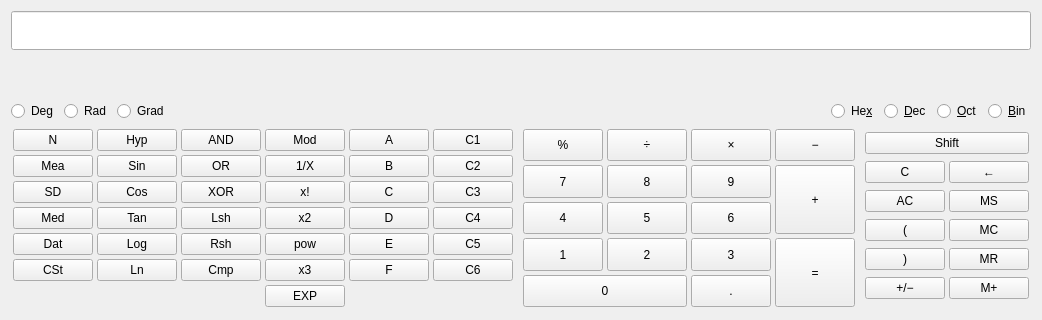
<?xml version="1.0" encoding="UTF-8"?>
<ui version="4.0">
 <class>KCalculator</class>
 <widget class="QWidget" name="KCalculator">
  <property name="geometry">
   <rect>
    <x>0</x>
    <y>0</y>
    <width>701</width>
    <height>320</height>
   </rect>
  </property>
  <property name="sizePolicy">
   <sizepolicy hsizetype="Expanding" vsizetype="Preferred">
    <horstretch>0</horstretch>
    <verstretch>0</verstretch>
   </sizepolicy>
  </property>
  <property name="windowTitle">
   <string>KCalc</string>
  </property>
  <layout class="QHBoxLayout">
   <property name="sizeConstraint">
    <enum>QLayout::SetMinimumSize</enum>
   </property>
   <item>
    <layout class="QVBoxLayout">
     <item>
      <widget class="KCalcDisplay2" name="calc_display">
       <property name="sizePolicy">
        <sizepolicy hsizetype="MinimumExpanding" vsizetype="MinimumExpanding">
         <horstretch>0</horstretch>
         <verstretch>0</verstretch>
        </sizepolicy>
       </property>
       <property name="focusPolicy">
        <enum>Qt::StrongFocus</enum>
       </property>
       <!-- TODO -->
       <!-- <property name="frameShape"> -->
       <!--  <enum>QFrame::StyledPanel</enum> -->
       <!-- </property> -->
       <!-- <property name="frameShadow"> -->
       <!--  <enum>QFrame::Sunken</enum> -->
       <!-- </property> -->
      </widget>
     </item>
     <item>
      <widget class="KCalcBitset" name="mBitset" native="true">
       <property name="sizePolicy">
        <sizepolicy hsizetype="MinimumExpanding" vsizetype="MinimumExpanding">
         <horstretch>0</horstretch>
         <verstretch>0</verstretch>
        </sizepolicy>
       </property>
       <property name="toolTip">
        <string>Click on a Bit to toggle it.</string>
       </property>
      </widget>
     </item>
     <item>
      <layout class="QHBoxLayout">
       <item>
        <widget class="QRadioButton" name="degRadio">
         <property name="text">
          <string>Deg</string>
         </property>
        </widget>
       </item>
       <item>
        <widget class="QRadioButton" name="radRadio">
         <property name="text">
          <string>Rad</string>
         </property>
        </widget>
       </item>
       <item>
        <widget class="QRadioButton" name="gradRadio">
         <property name="text">
          <string>Grad</string>
         </property>
        </widget>
       </item>
       <item>
        <spacer>
         <property name="orientation">
          <enum>Qt::Horizontal</enum>
         </property>
         <property name="sizeHint" stdset="0">
          <size>
           <width>40</width>
           <height>20</height>
          </size>
         </property>
        </spacer>
       </item>
       <item>
        <widget class="QRadioButton" name="hexRadio">
         <property name="toolTip">
          <string>Switch base to hexadecimal.</string>
         </property>
         <property name="text">
          <string>He&amp;x</string>
         </property>
        </widget>
       </item>
       <item>
        <widget class="QRadioButton" name="decRadio">
         <property name="toolTip">
          <string>Switch base to decimal.</string>
         </property>
         <property name="text">
          <string>&amp;Dec</string>
         </property>
        </widget>
       </item>
       <item>
        <widget class="QRadioButton" name="octRadio">
         <property name="toolTip">
          <string>Switch base to octal.</string>
         </property>
         <property name="text">
          <string>&amp;Oct</string>
         </property>
        </widget>
       </item>
       <item>
        <widget class="QRadioButton" name="binRadio">
         <property name="toolTip">
          <string>Switch base to binary.</string>
         </property>
         <property name="text">
          <string>&amp;Bin</string>
         </property>
        </widget>
       </item>
      </layout>
     </item>
     <item>
      <layout class="QHBoxLayout">
       <item>
        <widget class="QWidget" name="leftPad" native="true">
         <layout class="QGridLayout">
          <property name="margin">
           <number>2</number>
          </property>
          <property name="spacing">
           <number>4</number>
          </property>
          <item row="0" column="0">
           <widget class="KCalcButton" name="pbNData">
            <property name="toolTip">
             <string>Number of data entered</string>
            </property>
            <property name="text">
             <string>N</string>
            </property>
           </widget>
          </item>
          <item row="0" column="1">
           <widget class="KCalcButton" name="pbHyp">
            <property name="toolTip">
             <string>Hyperbolic mode</string>
            </property>
            <property name="text">
             <string>Hyp</string>
            </property>
            <property name="shortcut">
             <string>H</string>
            </property>
            <property name="checkable">
             <bool>true</bool>
            </property>
           </widget>
          </item>
          <item row="0" column="2">
           <widget class="KCalcButton" name="pbAND">
            <property name="toolTip">
             <string>Bitwise AND</string>
            </property>
            <property name="text">
             <string>AND</string>
            </property>
           </widget>
          </item>
          <item row="0" column="3">
           <widget class="KCalcButton" name="pbMod">
            <property name="toolTip">
             <string>Modulo</string>
            </property>
            <property name="text">
             <string>Mod</string>
            </property>
           </widget>
          </item>
          <item row="0" column="4">
           <widget class="KCalcButton" name="pbA">
            <property name="text">
             <string>A</string>
            </property>
            <property name="shortcut">
             <string>A</string>
            </property>
           </widget>
          </item>
          <item row="0" column="5">
           <widget class="KCalcConstButton" name="pbC1">
            <property name="text">
             <string>C1</string>
            </property>
            <property name="shortcut">
             <string notr="true">Alt+1</string>
            </property>
           </widget>
          </item>
          <item row="1" column="0">
           <widget class="KCalcButton" name="pbMean">
            <property name="toolTip">
             <string>Mean</string>
            </property>
            <property name="text">
             <string>Mea</string>
            </property>
           </widget>
          </item>
          <item row="1" column="1">
           <widget class="KCalcButton" name="pbSin">
            <property name="toolTip">
             <string>Sine</string>
            </property>
            <property name="text">
             <string>Sin</string>
            </property>
            <property name="shortcut">
             <string>S</string>
            </property>
           </widget>
          </item>
          <item row="1" column="2">
           <widget class="KCalcButton" name="pbOR">
            <property name="toolTip">
             <string>Bitwise OR</string>
            </property>
            <property name="text">
             <string>OR</string>
            </property>
           </widget>
          </item>
          <item row="1" column="3">
           <widget class="KCalcButton" name="pbReci">
            <property name="toolTip">
             <string>Reciprocal</string>
            </property>
            <property name="text">
             <string>1/X</string>
            </property>
            <property name="shortcut">
             <string>R</string>
            </property>
           </widget>
          </item>
          <item row="1" column="4">
           <widget class="KCalcButton" name="pbB">
            <property name="text">
             <string>B</string>
            </property>
            <property name="shortcut">
             <string>B</string>
            </property>
           </widget>
          </item>
          <item row="1" column="5">
           <widget class="KCalcConstButton" name="pbC2">
            <property name="text">
             <string>C2</string>
            </property>
            <property name="shortcut">
             <string notr="true">Alt+2</string>
            </property>
           </widget>
          </item>
          <item row="2" column="0">
           <widget class="KCalcButton" name="pbSd">
            <property name="toolTip">
             <string>Standard deviation</string>
            </property>
            <property name="text">
             <string>SD</string>
            </property>
           </widget>
          </item>
          <item row="2" column="1">
           <widget class="KCalcButton" name="pbCos">
            <property name="toolTip">
             <string>Cosine</string>
            </property>
            <property name="text">
             <string>Cos</string>
            </property>
            <property name="shortcut">
             <string>C</string>
            </property>
           </widget>
          </item>
          <item row="2" column="2">
           <widget class="KCalcButton" name="pbXOR">
            <property name="toolTip">
             <string>Bitwise XOR</string>
            </property>
            <property name="text">
             <string>XOR</string>
            </property>
           </widget>
          </item>
          <item row="2" column="3">
           <widget class="KCalcButton" name="pbFactorial">
            <property name="toolTip">
             <string>Factorial</string>
            </property>
            <property name="text">
             <string>x!</string>
            </property>
           </widget>
          </item>
          <item row="2" column="4">
           <widget class="KCalcButton" name="pbC">
            <property name="text">
             <string>C</string>
            </property>
            <property name="shortcut">
             <string>C</string>
            </property>
           </widget>
          </item>
          <item row="2" column="5">
           <widget class="KCalcConstButton" name="pbC3">
            <property name="text">
             <string>C3</string>
            </property>
            <property name="shortcut">
             <string notr="true">Alt+3</string>
            </property>
           </widget>
          </item>
          <item row="3" column="0">
           <widget class="KCalcButton" name="pbMed">
            <property name="toolTip">
             <string>Median</string>
            </property>
            <property name="text">
             <string>Med</string>
            </property>
           </widget>
          </item>
          <item row="3" column="1">
           <widget class="KCalcButton" name="pbTan">
            <property name="toolTip">
             <string>Tangent</string>
            </property>
            <property name="text">
             <string>Tan</string>
            </property>
            <property name="shortcut">
             <string>T</string>
            </property>
           </widget>
          </item>
          <item row="3" column="2">
           <widget class="KCalcButton" name="pbLsh">
            <property name="toolTip">
             <string>Left bit shift</string>
            </property>
            <property name="text">
             <string>Lsh</string>
            </property>
           </widget>
          </item>
          <item row="3" column="3">
           <widget class="KCalcButton" name="pbSquare">
            <property name="toolTip">
             <string>Square</string>
            </property>
            <property name="text">
             <string>x2</string>
            </property>
           </widget>
          </item>
          <item row="3" column="4">
           <widget class="KCalcButton" name="pbD">
            <property name="text">
             <string>D</string>
            </property>
            <property name="shortcut">
             <string>D</string>
            </property>
           </widget>
          </item>
          <item row="3" column="5">
           <widget class="KCalcConstButton" name="pbC4">
            <property name="text">
             <string>C4</string>
            </property>
            <property name="shortcut">
             <string notr="true">Alt+4</string>
            </property>
           </widget>
          </item>
          <item row="4" column="0">
           <widget class="KCalcButton" name="pbDat">
            <property name="toolTip">
             <string>Enter data</string>
            </property>
            <property name="text">
             <string>Dat</string>
            </property>
            <property name="shortcut">
             <string>D</string>
            </property>
           </widget>
          </item>
          <item row="4" column="1">
           <widget class="KCalcButton" name="pbLog">
            <property name="toolTip">
             <string>Logarithm to base 10</string>
            </property>
            <property name="text">
             <string>Log</string>
            </property>
            <property name="shortcut">
             <string>L</string>
            </property>
           </widget>
          </item>
          <item row="4" column="2">
           <widget class="KCalcButton" name="pbRsh">
            <property name="toolTip">
             <string>Right bit shift</string>
            </property>
            <property name="text">
             <string>Rsh</string>
            </property>
           </widget>
          </item>
          <item row="4" column="3">
           <widget class="KCalcButton" name="pbPower">
            <property name="toolTip">
             <string>x to the power of y</string>
            </property>
            <property name="text">
             <string>pow</string>
            </property>
           </widget>
          </item>
          <item row="4" column="4">
           <widget class="KCalcButton" name="pbE">
            <property name="text">
             <string>E</string>
            </property>
            <property name="shortcut">
             <string>E</string>
            </property>
           </widget>
          </item>
          <item row="4" column="5">
           <widget class="KCalcConstButton" name="pbC5">
            <property name="text">
             <string>C5</string>
            </property>
            <property name="shortcut">
             <string notr="true">Alt+5</string>
            </property>
           </widget>
          </item>
          <item row="7" column="0">
           <widget class="KCalcButton" name="pbCSt">
            <property name="toolTip">
             <string>Clear data store</string>
            </property>
            <property name="text">
             <string>CSt</string>
            </property>
           </widget>
          </item>
          <item row="7" column="1">
           <widget class="KCalcButton" name="pbLn">
            <property name="toolTip">
             <string>Natural log</string>
            </property>
            <property name="text">
             <string>Ln</string>
            </property>
            <property name="shortcut">
             <string>N</string>
            </property>
           </widget>
          </item>
          <item row="7" column="2">
           <widget class="KCalcButton" name="pbCmp">
            <property name="toolTip">
             <string>One's complement</string>
            </property>
            <property name="text">
             <string>Cmp</string>
            </property>
           </widget>
          </item>
          <item row="7" column="4">
           <widget class="KCalcButton" name="pbF">
            <property name="text">
             <string>F</string>
            </property>
            <property name="shortcut">
             <string>F</string>
            </property>
           </widget>
          </item>
          <item row="7" column="5">
           <widget class="KCalcConstButton" name="pbC6">
            <property name="text">
             <string>C6</string>
            </property>
            <property name="shortcut">
             <string notr="true">Alt+6</string>
            </property>
           </widget>
          </item>
          <item row="9" column="3">
           <widget class="KCalcButton" name="pbEE">
            <property name="toolTip">
             <string>Exponent</string>
            </property>
            <property name="text">
             <string>EXP</string>
            </property>
            <property name="shortcut">
             <string>E</string>
            </property>
           </widget>
          </item>
          <item row="7" column="3">
           <widget class="KCalcButton" name="pbCube">
            <property name="sizePolicy">
             <sizepolicy hsizetype="Minimum" vsizetype="Preferred">
              <horstretch>0</horstretch>
              <verstretch>0</verstretch>
             </sizepolicy>
            </property>
            <property name="toolTip">
             <string>Cube</string>
            </property>
            <property name="text">
             <string>x3</string>
            </property>
           </widget>
          </item>
         </layout>
        </widget>
       </item>
       <item>
        <widget class="QWidget" name="numericPad" native="true">
         <property name="sizePolicy">
          <sizepolicy hsizetype="Preferred" vsizetype="Preferred">
           <horstretch>0</horstretch>
           <verstretch>0</verstretch>
          </sizepolicy>
         </property>
         <layout class="QGridLayout">
          <property name="margin">
           <number>2</number>
          </property>
          <property name="spacing">
           <number>4</number>
          </property>
          <item row="1" column="0">
           <widget class="KCalcButton" name="pb7">
            <property name="sizePolicy">
             <sizepolicy hsizetype="Minimum" vsizetype="Preferred">
              <horstretch>0</horstretch>
              <verstretch>0</verstretch>
             </sizepolicy>
            </property>
            <property name="text">
             <string>7</string>
            </property>
            <property name="shortcut">
             <string>7</string>
            </property>
           </widget>
          </item>
          <item row="1" column="1">
           <widget class="KCalcButton" name="pb8">
            <property name="sizePolicy">
             <sizepolicy hsizetype="Minimum" vsizetype="Preferred">
              <horstretch>0</horstretch>
              <verstretch>0</verstretch>
             </sizepolicy>
            </property>
            <property name="text">
             <string>8</string>
            </property>
            <property name="shortcut">
             <string>8</string>
            </property>
           </widget>
          </item>
          <item row="1" column="3">
           <widget class="KCalcButton" name="pb9">
            <property name="sizePolicy">
             <sizepolicy hsizetype="Minimum" vsizetype="Preferred">
              <horstretch>0</horstretch>
              <verstretch>0</verstretch>
             </sizepolicy>
            </property>
            <property name="text">
             <string>9</string>
            </property>
            <property name="shortcut">
             <string>9</string>
            </property>
           </widget>
          </item>
          <item row="2" column="0">
           <widget class="KCalcButton" name="pb4">
            <property name="sizePolicy">
             <sizepolicy hsizetype="Minimum" vsizetype="Preferred">
              <horstretch>0</horstretch>
              <verstretch>0</verstretch>
             </sizepolicy>
            </property>
            <property name="text">
             <string>4</string>
            </property>
            <property name="shortcut">
             <string>4</string>
            </property>
           </widget>
          </item>
          <item row="2" column="1">
           <widget class="KCalcButton" name="pb5">
            <property name="sizePolicy">
             <sizepolicy hsizetype="Minimum" vsizetype="Preferred">
              <horstretch>0</horstretch>
              <verstretch>0</verstretch>
             </sizepolicy>
            </property>
            <property name="text">
             <string>5</string>
            </property>
            <property name="shortcut">
             <string>5</string>
            </property>
           </widget>
          </item>
          <item row="2" column="3">
           <widget class="KCalcButton" name="pb6">
            <property name="sizePolicy">
             <sizepolicy hsizetype="Minimum" vsizetype="Preferred">
              <horstretch>0</horstretch>
              <verstretch>0</verstretch>
             </sizepolicy>
            </property>
            <property name="text">
             <string>6</string>
            </property>
            <property name="shortcut">
             <string>6</string>
            </property>
           </widget>
          </item>
          <item row="3" column="0">
           <widget class="KCalcButton" name="pb1">
            <property name="sizePolicy">
             <sizepolicy hsizetype="Minimum" vsizetype="Minimum">
              <horstretch>0</horstretch>
              <verstretch>0</verstretch>
             </sizepolicy>
            </property>
            <property name="text">
             <string>1</string>
            </property>
            <property name="shortcut">
             <string>1</string>
            </property>
           </widget>
          </item>
          <item row="3" column="1">
           <widget class="KCalcButton" name="pb2">
            <property name="sizePolicy">
             <sizepolicy hsizetype="Minimum" vsizetype="Preferred">
              <horstretch>0</horstretch>
              <verstretch>0</verstretch>
             </sizepolicy>
            </property>
            <property name="text">
             <string>2</string>
            </property>
            <property name="shortcut">
             <string>2</string>
            </property>
           </widget>
          </item>
          <item row="3" column="3">
           <widget class="KCalcButton" name="pb3">
            <property name="sizePolicy">
             <sizepolicy hsizetype="Minimum" vsizetype="Preferred">
              <horstretch>0</horstretch>
              <verstretch>0</verstretch>
             </sizepolicy>
            </property>
            <property name="text">
             <string>3</string>
            </property>
            <property name="shortcut">
             <string>3</string>
            </property>
           </widget>
          </item>
          <item row="4" column="0" colspan="2">
           <widget class="KCalcButton" name="pb0">
            <property name="sizePolicy">
             <sizepolicy hsizetype="Minimum" vsizetype="Minimum">
              <horstretch>0</horstretch>
              <verstretch>0</verstretch>
             </sizepolicy>
            </property>
            <property name="text">
             <string>0</string>
            </property>
            <property name="shortcut">
             <string>0</string>
            </property>
           </widget>
          </item>
          <item row="0" column="0">
           <widget class="KCalcButton" name="pbPercent">
            <property name="sizePolicy">
             <sizepolicy hsizetype="Minimum" vsizetype="Preferred">
              <horstretch>0</horstretch>
              <verstretch>0</verstretch>
             </sizepolicy>
            </property>
            <property name="toolTip">
             <string>Percent</string>
            </property>
            <property name="text">
             <string>%</string>
            </property>
           </widget>
          </item>
          <item row="0" column="1">
           <widget class="KCalcButton" name="pbDivision">
            <property name="sizePolicy">
             <sizepolicy hsizetype="Minimum" vsizetype="Preferred">
              <horstretch>0</horstretch>
              <verstretch>0</verstretch>
             </sizepolicy>
            </property>
            <property name="toolTip">
             <string>Division</string>
            </property>
            <property name="text">
             <string>÷</string>
            </property>
           </widget>
          </item>
          <item row="0" column="3">
           <widget class="KCalcButton" name="pbMultiplication">
            <property name="sizePolicy">
             <sizepolicy hsizetype="Minimum" vsizetype="Preferred">
              <horstretch>0</horstretch>
              <verstretch>0</verstretch>
             </sizepolicy>
            </property>
            <property name="toolTip">
             <string>Multiplication</string>
            </property>
            <property name="text">
             <string>×</string>
            </property>
           </widget>
          </item>
          <item row="0" column="4">
           <widget class="KCalcButton" name="pbMinus">
            <property name="sizePolicy">
             <sizepolicy hsizetype="Minimum" vsizetype="Preferred">
              <horstretch>0</horstretch>
              <verstretch>0</verstretch>
             </sizepolicy>
            </property>
            <property name="toolTip">
             <string>Minus</string>
            </property>
            <property name="text">
             <string comment="- calculator button">−</string>
            </property>
           </widget>
          </item>
          <item row="1" column="4" rowspan="2">
           <widget class="KCalcButton" name="pbPlus">
            <property name="sizePolicy">
             <sizepolicy hsizetype="Minimum" vsizetype="Minimum">
              <horstretch>0</horstretch>
              <verstretch>0</verstretch>
             </sizepolicy>
            </property>
            <property name="toolTip">
             <string>Plus</string>
            </property>
            <property name="text">
             <string comment="+ calculator button">+</string>
            </property>
           </widget>
          </item>
          <item row="3" column="4" rowspan="2">
           <widget class="KCalcButton" name="pbEqual">
            <property name="sizePolicy">
             <sizepolicy hsizetype="Minimum" vsizetype="Minimum">
              <horstretch>0</horstretch>
              <verstretch>0</verstretch>
             </sizepolicy>
            </property>
            <property name="toolTip">
             <string>Result</string>
            </property>
            <property name="text">
             <string comment="= calculator button">=</string>
            </property>
           </widget>
          </item>
          <item row="4" column="3">
           <widget class="KCalcButton" name="pbPeriod">
            <property name="sizePolicy">
             <sizepolicy hsizetype="Minimum" vsizetype="Minimum">
              <horstretch>0</horstretch>
              <verstretch>0</verstretch>
             </sizepolicy>
            </property>
            <property name="toolTip">
             <string>Decimal point</string>
            </property>
            <property name="text">
             <string comment=". calculator button">.</string>
            </property>
           </widget>
          </item>
         </layout>
        </widget>
       </item>
       <item>
        <widget class="QWidget" name="rightPad" native="true">
         <layout class="QGridLayout">
          <property name="margin">
           <number>2</number>
          </property>
          <property name="spacing">
           <number>4</number>
          </property>
          <item row="2" column="0">
           <widget class="KCalcButton" name="pbAllClear">
            <property name="toolTip">
             <string>Clear all</string>
            </property>
            <property name="text">
             <string>AC</string>
            </property>
           </widget>
          </item>
          <item row="3" column="1">
           <widget class="KCalcButton" name="pbMemClear">
            <property name="toolTip">
             <string>Memory clear</string>
            </property>
            <property name="text">
             <string>MC</string>
            </property>
           </widget>
          </item>
          <item row="4" column="1">
           <widget class="KCalcButton" name="pbMemRecall">
            <property name="toolTip">
             <string>Memory recall</string>
            </property>
            <property name="text">
             <string>MR</string>
            </property>
           </widget>
          </item>
          <item row="5" column="0">
           <widget class="KCalcButton" name="pbPlusMinus">
            <property name="toolTip">
             <string>Change sign</string>
            </property>
            <property name="text">
             <string>+/−</string>
            </property>
           </widget>
          </item>
          <item row="3" column="0">
           <widget class="KCalcButton" name="pbParenOpen">
            <property name="toolTip">
             <string>Open parenthesis</string>
            </property>
            <property name="text">
             <string comment="( calculator button">(</string>
            </property>
           </widget>
          </item>
          <item row="1" column="0">
           <widget class="KCalcButton" name="pbClear">
            <property name="toolTip">
             <string>Clear</string>
            </property>
            <property name="text">
             <string>C</string>
            </property>
           </widget>
          </item>
          <item row="5" column="1">
           <widget class="KCalcButton" name="pbMemPlusMinus">
            <property name="toolTip">
             <string>Add to memory</string>
            </property>
            <property name="text">
             <string>M+</string>
            </property>
           </widget>
          </item>
          <item row="2" column="1">
           <widget class="KCalcButton" name="pbMemStore">
            <property name="toolTip">
             <string>Memory store</string>
            </property>
            <property name="text">
             <string>MS</string>
            </property>
           </widget>
          </item>
          <item row="4" column="0">
           <widget class="KCalcButton" name="pbParenClose">
            <property name="toolTip">
             <string>Close parenthesis</string>
            </property>
            <property name="text">
             <string comment=") calculator button">)</string>
            </property>
           </widget>
          </item>
          <item row="1" column="1">
           <widget class="KCalcButton" name="pbBackspace">
            <property name="text">
             <string>←</string>
            </property>
            <property name="shortcut">
             <string>Backspace</string>
            </property>
           </widget>
          </item>
          <item row="0" column="0" colspan="2">
           <widget class="KCalcButton" name="pbShift">
            <property name="toolTip">
             <string>Second button function</string>
            </property>
            <property name="text">
             <string>Shift</string>
            </property>
            <property name="shortcut">
             <string>Ctrl+2</string>
            </property>
            <property name="checkable">
             <bool>true</bool>
            </property>
           </widget>
          </item>
         </layout>
        </widget>
       </item>
      </layout>
     </item>
    </layout>
   </item>
  </layout>
 </widget>
 <customwidgets>
  <customwidget>
   <class>KCalcButton</class>
   <extends>QPushButton</extends>
   <header>kcalc_button.h</header>
  </customwidget>
  <customwidget>
   <class>KCalcDisplay2</class>
   <extends>QLineEdit</extends>
   <header>kcalcdisplay2.h</header>
  </customwidget>
  <!-- TODO -->
  <!-- <customwidget> -->
  <!--  <class>KCalcDisplay</class> -->
  <!--  <extends>QFrame</extends> -->
  <!--  <header>kcalcdisplay.h</header> -->
  <!--  <container>1</container> -->
  <!-- </customwidget> -->
  <customwidget>
   <class>KCalcBitset</class>
   <extends>QWidget</extends>
   <header>kcalc_bitset.h</header>
   <container>1</container>
  </customwidget>
  <customwidget>
   <class>KCalcConstButton</class>
   <extends>QPushButton</extends>
   <header>kcalc_const_button.h</header>
  </customwidget>
 </customwidgets>
 <tabstops>
  <tabstop>pb0</tabstop>
  <tabstop>pb1</tabstop>
  <tabstop>pb2</tabstop>
  <tabstop>pb3</tabstop>
  <tabstop>pb4</tabstop>
  <tabstop>pb5</tabstop>
  <tabstop>pb6</tabstop>
  <tabstop>pb7</tabstop>
  <tabstop>pb8</tabstop>
  <tabstop>pb9</tabstop>
  <tabstop>pbPeriod</tabstop>
  <tabstop>pbDivision</tabstop>
  <tabstop>pbMultiplication</tabstop>
  <tabstop>pbMinus</tabstop>
  <tabstop>pbPlus</tabstop>
  <tabstop>pbEqual</tabstop>
  <tabstop>pbPercent</tabstop>
  <tabstop>pbClear</tabstop>
  <tabstop>pbAllClear</tabstop>
  <tabstop>pbParenOpen</tabstop>
  <tabstop>pbParenClose</tabstop>
  <tabstop>pbPlusMinus</tabstop>
  <tabstop>pbMemStore</tabstop>
  <tabstop>pbMemClear</tabstop>
  <tabstop>pbMemRecall</tabstop>
  <tabstop>pbMemPlusMinus</tabstop>
  <tabstop>pbHyp</tabstop>
  <tabstop>pbSin</tabstop>
  <tabstop>pbCos</tabstop>
  <tabstop>pbTan</tabstop>
  <tabstop>pbLog</tabstop>
  <tabstop>pbLn</tabstop>
  <tabstop>pbMod</tabstop>
  <tabstop>pbReci</tabstop>
  <tabstop>pbFactorial</tabstop>
  <tabstop>pbSquare</tabstop>
  <tabstop>pbPower</tabstop>
  <tabstop>pbCube</tabstop>
  <tabstop>pbEE</tabstop>
  <tabstop>pbAND</tabstop>
  <tabstop>pbOR</tabstop>
  <tabstop>pbXOR</tabstop>
  <tabstop>pbLsh</tabstop>
  <tabstop>pbRsh</tabstop>
  <tabstop>pbCmp</tabstop>
  <tabstop>pbA</tabstop>
  <tabstop>pbB</tabstop>
  <tabstop>pbC</tabstop>
  <tabstop>pbD</tabstop>
  <tabstop>pbE</tabstop>
  <tabstop>pbF</tabstop>
  <tabstop>pbC1</tabstop>
  <tabstop>pbC2</tabstop>
  <tabstop>pbC3</tabstop>
  <tabstop>pbC4</tabstop>
  <tabstop>pbC5</tabstop>
  <tabstop>pbC6</tabstop>
  <tabstop>pbNData</tabstop>
  <tabstop>pbMean</tabstop>
  <tabstop>pbSd</tabstop>
  <tabstop>pbMed</tabstop>
  <tabstop>pbDat</tabstop>
  <tabstop>pbCSt</tabstop>
  <tabstop>degRadio</tabstop>
  <tabstop>radRadio</tabstop>
  <tabstop>gradRadio</tabstop>
  <tabstop>hexRadio</tabstop>
  <tabstop>decRadio</tabstop>
  <tabstop>octRadio</tabstop>
  <tabstop>binRadio</tabstop>
  <tabstop>calc_display</tabstop>
 </tabstops>
 <resources/>
 <connections/>
</ui>
